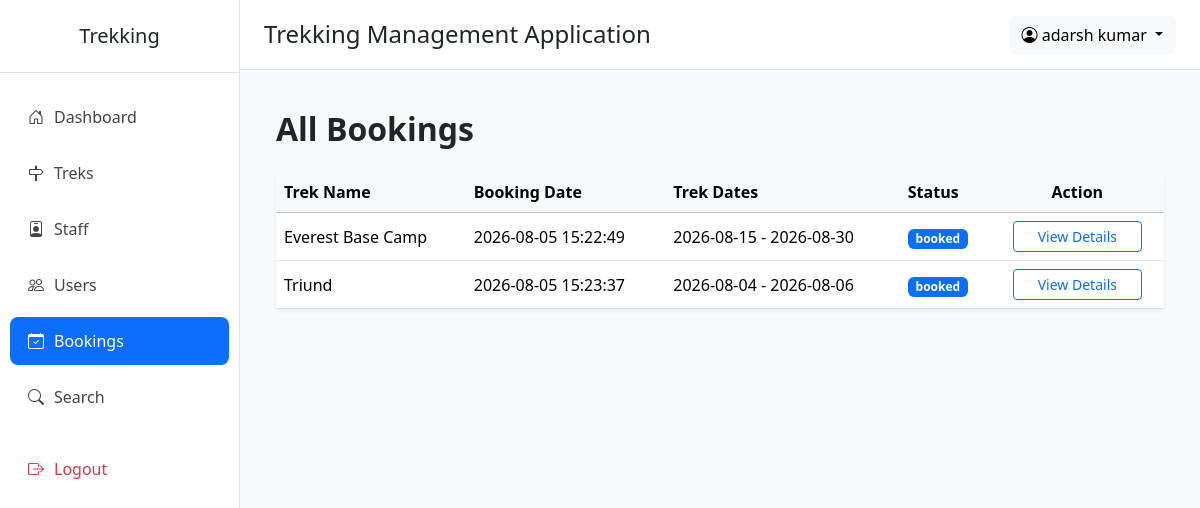
The app's page /admin/all/booking (signed in), older data.
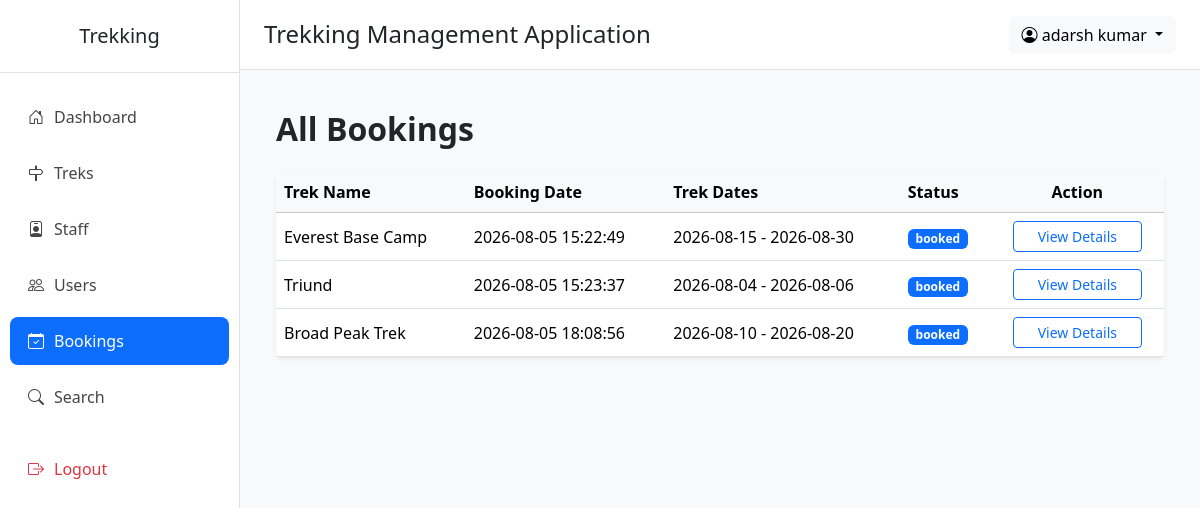
The same page, newer data.
### application/models.py (models this page shows)
class Booking(db.Model):
    __tablename__ = "bookings"
    id = db.Column(db.Integer(), primary_key=True)
    user_id = db.Column(db.Integer(), db.ForeignKey("users.id"), nullable=False)
    trek_id = db.Column(db.Integer(), db.ForeignKey("treks.id"), nullable=False)
    booking_date = db.Column(db.DateTime(), default=db.func.now())
    status = db.Column(db.String(20), nullable=False, default="booked")
    payment_status = db.Column(db.String(20), nullable=False, default="Pending")
    cancelled_at = db.Column(db.DateTime, nullable=True)

class Trek(db.Model):
    __tablename__="treks"
    id = db.Column(db.Integer(),primary_key=True)
    name = db.Column(db.String(),nullable=False)
    location = db.Column(db.String(),nullable=False)
    price=db.Column(db.Integer(),nullable=False)
    difficulty = db.Column(db.String(),nullable=False) # Easy | Medium | Hard
    duration_days = db.Column(db.Integer(),nullable=False)
    total_slots = db.Column(db.Integer(),nullable=False)
    avl_slots = db.Column(db.Integer(),nullable=False)
    assigned_staff_id = db.Column(db.Integer(),db.ForeignKey("staff.id"),nullable=True)
    status = db.Column(db.String(),default="open") #  open | closed | started | completed
    start_date = db.Column(db.DateTime(),nullable=False)
    end_date = db.Column(db.DateTime(),nullable=False)
    desc = db.Column(db.String(),nullable=True)
    created_by = db.Column(db.Integer(),db.ForeignKey("users.id"),nullable=False)
    created_at = db.Column(db.DateTime(),server_default=db.func.now())
    updated_at = db.Column(db.DateTime(),server_default=db.func.now(),onupdate=db.func.now())
    bookings = db.relationship(
        "Booking",
        backref="trek",
        cascade="all, delete-orphan"
    )

### application/admin_routes.py (the view)
@app.route("/admin/all/booking")
def all_booking():
    if("admin_id" not in session):
        return redirect("/login")
    this_admin=User.query.filter_by(id=session["admin_id"]).first()
    all_bookings=Booking.query.all()
    return render_template("admin/all_booking.html",all_bookings=all_bookings,this_admin=this_admin)

### templates/admin/all_booking.html (shortened to what this page needs)
{% extends "admin/base.html" %}
{% block content %}
<div class="container-fluid">
    <h2 class="fw-bold mb-4">
        All Bookings
    </h2>
    <div class="card shadow-sm border-0">
        <div class="card-body p-0">
            <table class="table table-hover align-middle mb-0">
                <thead class="table-light">
                    <tr>
                        <th>Trek Name</th>
                        <th>Booking Date</th>
                        <th>Trek Dates</th>
                        <th>Status</th>
                        <th class="text-center">Action</th>
                    </tr>
                </thead>
                <tbody>
                    {% for b in all_bookings %}
                    <tr>
                        <td>{{b.trek.name}}</td>
                        <td>{{b.booking_date}}</td>
                        <td>{{b.trek.start_date.date()}} - {{b.trek.end_date.date()}}</td>
                        <td>
                            <span class="badge bg-primary">
                                {{b.status}}
                            </span>
                        </td>
                        <td class="text-center">
                            <a href="/view_details/{{b.id}}">
                            <button class="btn btn-outline-primary btn-sm px-4">
                                View Details
                            </button>
                            </a>
                        </td>
                    </tr>
                    {% endfor %}
                </tbody>
            </table>
        </div>
    </div>
</div>
{% endblock %}

Row changes from the older to the newer data that the page shows:
added Booking: trek.name "Broad Peak Trek", booking_date "2026-08-05 18:08:56", trek.start_date "2026-08-10", trek.end_date "2026-08-20", status "booked"
